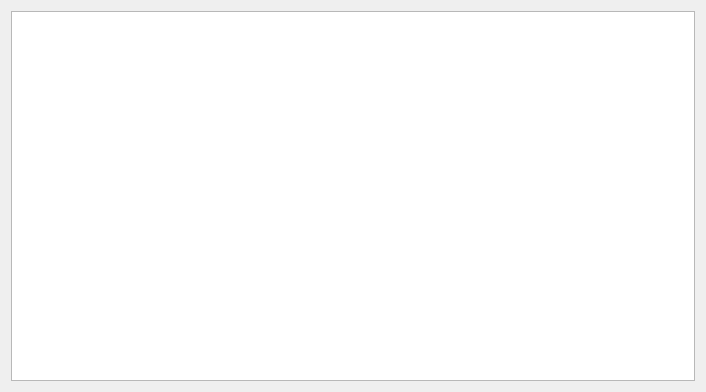
<?xml version="1.0" encoding="UTF-8"?>
<ui version="4.0">
 <class>result</class>
 <widget class="QWidget" name="result">
  <property name="geometry">
   <rect>
    <x>0</x>
    <y>0</y>
    <width>706</width>
    <height>392</height>
   </rect>
  </property>
  <property name="windowTitle">
   <string>Result</string>
  </property>
  <layout class="QHBoxLayout" name="horizontalLayout">
   <item>
    <widget class="QTableWidget" name="tableWidget"/>
   </item>
  </layout>
 </widget>
 <resources/>
 <connections/>
</ui>
